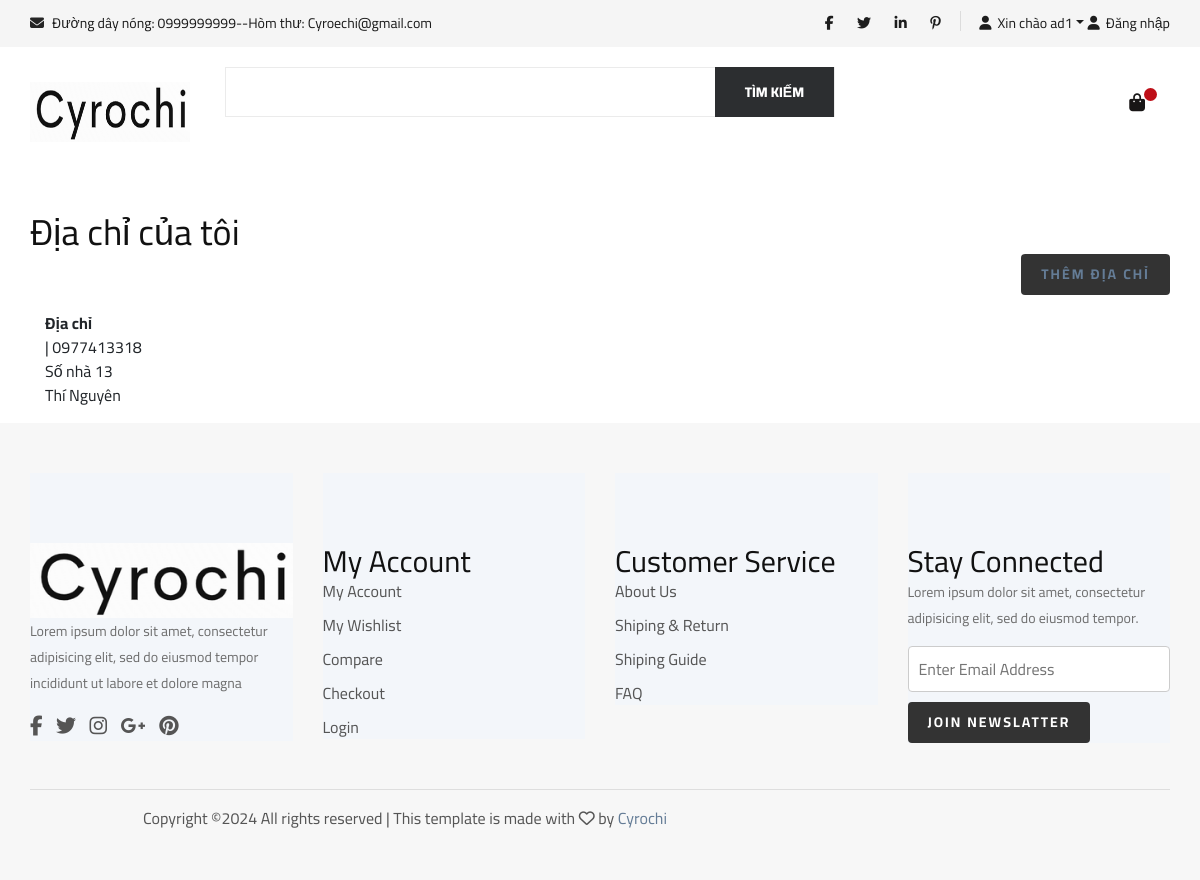
The app's page /information_address/ (signed in) with its own data.
### app/models.py (models this page shows, shortened)
class Adress(models.Model):
    customer = models.ForeignKey(User, on_delete=models.SET_NULL, null=True, blank=True)
    name_user = models.CharField(max_length=200, null=True)
    adress = models.CharField(max_length=200, null=True)
    city = models.CharField(max_length=200, null=True)
    mobile = models.CharField(max_length=200, null=True)
    district = models.CharField(max_length=200, null=True)
    commune = models.CharField(max_length=200, null=True)
    date_added = models.DateTimeField(auto_now_add=True)

### app/python/app/information_address.py (the view)
# urls.py: path('information_address/', views.information_address, name="information_address"),
def information_address(request):
    slide_hidden = "hidden"
    fixed_height = "20px"
    check_staff = request.user
    if check_staff.is_staff:
        print('admin')
        show_manage = 'show'
    else:
        print('not admin')
        show_manage = 'none'
    address_infor = Adress.objects.filter(customer=request.user)
    if request.user.is_authenticated:
        user = request.user
    form = AddressForm()
    context = {'address_infor': address_infor,
               'fixed_height': fixed_height,
               'slide_hidden': slide_hidden,
               'form': form,
               'show_manage': show_manage,
               }
    return render(request, 'app/information_address.html', context)

### app/models.py
class AddressForm(forms.ModelForm):
    class Meta:
        model = Adress
        fields = ['customer', 'name_user', 'adress', 'city', 'mobile', 'district', 'commune']
        widgets = {
            'customer': forms.TextInput(attrs={'class': 'form-control'}),
            'name_user': forms.TextInput(attrs={'class': 'form-control'}),
            'mobile': forms.TextInput(attrs={'class': 'form-control'}),
            'city': forms.TextInput(attrs={'class': 'form-control'}),
            'district': forms.TextInput(attrs={'class': 'form-control'}),
            'commune': forms.TextInput(attrs={'class': 'form-control'}),
            'adress': forms.TextInput(attrs={'class': 'form-control'}),
        }

### app/templates/app/information_address.html
{% extends 'app/base.html' %}
{% load static %}
{% block information %}
   <div class="container mt-4">
        <h2>Địa chỉ của tôi</h2>
        <div class="text-right mb-3">
           <button style="border: none;" class="primary-btn" data-toggle="modal" ><a href="{% url 'addCategory' %}">Thêm địa chỉ</a></button>
        </div>
  <section class="mt-3">
        <div class="container">
            <div class="row">
                {% for foo in address_infor %}
                    <div class="col-md-6">
                    <strong>Địa chỉ</strong>
                    <address>
                        {{ foo.customer.last_name }} {{ foo.customer.first_name }}  |  {{ foo.mobile}} <br>
                        {{ foo.adress }}<br>
                        {{ foo.city }} {{ foo.state }}<br>
                    </address>
                </div>
                {% endfor %}
            </div>
</div>
    </section>
</div>
{% endblock information %}

### app/templates/app/base.html (shortened to what this page needs)
{% load static %}
<!DOCTYPE html>
<html>
    <head>
        <link rel="stylesheet" href="https://cdnjs.cloudflare.com/ajax/libs/font-awesome/6.4.2/css/all.min.css">
        <link rel="stylesheet" href="{%static 'app/css/bootstrap.min.css' %}">
        <link rel="stylesheet" href="{%static 'app/css/font-awesome.min.css' %}">
        <link rel="stylesheet" href="{%static 'app/css/elegant-icons.css' %}">
        <link rel="stylesheet" href="{%static 'app/css/nice-select.css' %}">
        <link rel="stylesheet" href="{%static 'app/css/jquery-ui.min.css' %}">
        <link rel="stylesheet" href="{%static 'app/css/owl.carousel.min.css' %}">
        <link rel="stylesheet" href="{%static 'app/css/slicknav.min.css' %}">
        <link rel="stylesheet" href="{%static 'app/css/style.css' %}">
        <link rel="stylesheet" href="{%static 'app/sass/style.scss' %}">
    </head>
    <body>
    <header class="header">
        <div class="header__top">
            <div class="container">
                <div class="row">
                    <div class="col-lg-6 col-md-6">
                        <div class="header__top__left">
                            <ul>
                                <li><i class="fa fa-envelope"></i> Đường dây nóng: 0999999999--Hòm thư: Cyroechi@gmail.com</li>
                            </ul>
                        </div>
                    </div>
                    <div class="col-lg-6 col-md-6">
                        <div class="header__top__right">
                            <div class="header__top__right__social">
                                <a href="#"><i class="fa fa-facebook"></i></a>
                                <a href="#"><i class="fa fa-twitter"></i></a>
                                <a href="#"><i class="fa fa-linkedin"></i></a>
                                <a href="#"><i class="fa fa-pinterest-p"></i></a>
                            </div>
                            <div class="header__top__right__auth dropdown " style="display: {{ user_login }}">
                                <a class="dropdown-toggle" type="button" id="dropdownMenuButton" data-bs-toggle="dropdown" aria-haspopup="true"
                                aria-expanded="false"  href="{% url 'login' %} " ><i class="fa fa-user"></i>Xin chào {{request.user}}</a>
                            </div>
                            <div class="header__top__right__auth" style="display: {{ user_not_login }}">
                                <a href="{% url 'login' %} " ><i class="fa fa-user"></i>Đăng nhập</a>
                            </div>
                        </div>
                    </div>
                </div>
            </div>
        </div>
        <section style="padding-top: 20px;" class="hero hero-normal">
            <div class="container">
                <div class="row">
                    <div class="col-lg-2">
                        <div class="header__logo">
                            <a href="{% url 'home' %}"><img src="{% static 'app/images/logoo.png'%}" width="160" height="60" alt=""></a>
                        </div>
                    </div>
                    <div class="col-lg-9 " style="height: {{ fixed_height }}">
                        <div class="hero__search">
                            <div class="hero__search__form">
                                <form method="POST" action="{% url 'search' %}">
                                    <input type="text" placeholder="" name="searched"    >
                                    <button type="submit" class="site-btn">Tìm kiếm</button>
                                </form>
                            </div>
                        </div>
                    </div>
                    <div class="col-lg-1">
                        <div class="header__cart">
                            <ul>
                                <li><a href="{% url 'cart' %}"><i class="fa fa-shopping-bag"></i> <span>{{count}}</span></a></li>
                            </ul>
                        </div>
                    </div>
                </div>
            </div>
        </section>
    </header>
          {% block information %}{% endblock information %}
    <footer id="footer" class="section section-grey">
		<div class="container">
			<div class="row">
				<div class="col-md-3 col-sm-6 col-xs-6">
					<div class="footer">
						<div class="footer-logo">
							<a class="logo" href="#">
                                <a href="{% url 'home' %}"><img src="{% static 'app/images/logoo.png' %}" alt=""></a>
		          </a>
						</div>
						<p>Lorem ipsum dolor sit amet, consectetur adipisicing elit, sed do eiusmod tempor incididunt ut labore et dolore magna</p>
						<ul class="footer-social">
							<li><a href="#"><i class="fa fa-facebook"></i></a></li>
							<li><a href="#"><i class="fa fa-twitter"></i></a></li>
							<li><a href="#"><i class="fa fa-instagram"></i></a></li>
							<li><a href="#"><i class="fa fa-google-plus"></i></a></li>
							<li><a href="#"><i class="fa fa-pinterest"></i></a></li>
						</ul>
					</div>
				</div>
				<div class="col-md-3 col-sm-6 col-xs-6">
					<div class="footer">
						<h3 class="footer-header">My Account</h3>
						<ul class="list-links">
							<li><a href="#">My Account</a></li>
							<li><a href="#">My Wishlist</a></li>
							<li><a href="#">Compare</a></li>
							<li><a href="#">Checkout</a></li>
							<li><a href="#">Login</a></li>
						</ul>
					</div>
				</div>
				<div class="col-md-3 col-sm-6 col-xs-6">
					<div class="footer">
						<h3 class="footer-header">Customer Service</h3>
						<ul class="list-links">
							<li><a href="#">About Us</a></li>
							<li><a href="#">Shiping & Return</a></li>
							<li><a href="#">Shiping Guide</a></li>
							<li><a href="#">FAQ</a></li>
						</ul>
					</div>
				</div>
				<div class="col-md-3 col-sm-6 col-xs-6">
					<div class="footer">
						<h3 class="footer-header">Stay Connected</h3>
						<p>Lorem ipsum dolor sit amet, consectetur adipisicing elit, sed do eiusmod tempor.</p>
						<form>
							<div class="form-group">
								<input class="input" placeholder="Enter Email Address">
							</div>
							<button class="primary-btn">Join Newslatter</button>
						</form>
					</div>
				</div>
			</div>
			<hr>
			<div class="row">
				<div class="col-md-8 col-md-offset-2 text-center">
					<div class="footer-copyright">
						Copyright &copy;<script>document.write(new Date().getFullYear());</script> All rights reserved | This template is made with <i class="fa fa-heart-o" aria-hidden="true"></i> by <a href="" target="_blank">Cyrochi</a>
					</div>
				</div>
			</div>
		</div>
	</footer>
    </body>
</html>

### app/static/app/css/style.css (style rules this page uses)
html, body { height: 100%; font-family: "Cairo", sans-serif; -webkit-font-smoothing: antialiased; font-smoothing: antialiased; }
h1, h2, h3, h4, h5, h6 { margin: 0; color: #111111; font-weight: 400; font-family: "Cairo", sans-serif; }
h2 { font-size: 36px; }
h3 { font-size: 30px; }
p { font-size: 16px; font-family: "Cairo", sans-serif; color: #6f6f6f; font-weight: 400; line-height: 26px; margin: 0 0 15px 0; }
img { max-width: 100%; }
ul, ol { padding: 0; margin: 0; }
.primary-btn { display: inline-block; font-size: 14px; padding: 10px 28px 10px; color: #ffffff; text-transform: uppercase; font-weight: 700; background: #7998b6; letter-spacing: 2px; }
.site-btn { font-size: 14px; color: #ffffff; font-weight: 800; text-transform: uppercase; display: inline-block; padding: 13px 30px 12px; background: #2c2e30; border: none; }
.header__top { background: #f5f5f5; }
.header__top__left { padding: 10px 0 13px; }
.header__top__left ul li { font-size: 14px; color: #1c1c1c; display: inline-block; margin-right: 45px; position: relative; }
.header__top__left ul li:after { position: absolute; right: -25px; top: 1px; height: 20px; width: 1px; background: #000000; opacity: 0.1; content: ""; }
.header__top__left ul li:last-child { margin-right: 0; }
.header__top__left ul li:last-child:after { display: none; }
.header__top__left ul li i { color: #252525; margin-right: 5px; }
.header__top__right { text-align: right; padding: 10px 0 13px; }
.header__top__right__social { position: relative; display: inline-block; margin-right: 35px; }
.header__top__right__social:after { position: absolute; right: -20px; top: 1px; height: 20px; width: 1px; background: #000000; opacity: 0.1; content: ""; }
.header__top__right__social a { font-size: 14px; display: inline-block; color: #1c1c1c; margin-right: 20px; }
.header__top__right__social a:last-child { margin-right: 0; }
.header__top__right__auth { display: inline-block; }
.header__top__right__auth a { display: block; font-size: 14px; color: #1c1c1c; }
.header__top__right__auth a i { margin-right: 6px; }
.header__logo { padding: 15px 0; }
.header__logo a { display: inline-block; }
.header__cart { text-align: right; padding: 24px 0; }
.header__cart ul { display: inline-block; margin-right: 25px; }
.header__cart ul li { list-style: none; display: inline-block; margin-right: 15px; }
.header__cart ul li:last-child { margin-right: 0; }
.header__cart ul li a { position: relative; }
.header__cart ul li a i { font-size: 18px; color: #181616; }
.header__cart ul li a span { height: 13px; width: 13px; background: #be0f18; font-size: 10px; color: #ffffff; line-height: 13px; text-align: center; font-weight: 700; display: inline-block; border-radius: 50%; position: absolute; top: 0; right: -12px; }
.hero { padding-bottom: 50px; }
.hero.hero-normal { padding-bottom: 30px; }
.hero.hero-normal .hero__search { padding-bottom: 30px; margin-bottom: 0; }
.hero__search { padding-bottom: 30px; overflow: hidden; margin-bottom: 30px; }
.hero__search__form { width: 610px; height: 50px; border: 1px solid #ebebeb; position: relative; float: left; }
.hero__search__form form input { width: 70%; border: none; height: 48px; font-size: 16px; color: #b2b2b2; padding-left: 20px; }
.hero__search__form form input::placeholder { color: #b2b2b2; }
.hero__search__form form button { position: absolute; right: 0; top: -1px; height: 50px; }
.footer { background: #F3F6FA; padding-top: 70px; padding-bottom: 0; }
@media only screen and (min-width: 1200px) { .container { max-width: 1170px; } }

### app/templates/app/base.html (style rules this page uses)
#footer { background-color: #f7f7f7; padding: 50px 0; color: #555; }
.footer { margin-bottom: 30px; }
.footer-logo img { max-width: 100%; }
p { font-size: 14px; }
.footer-social { list-style: none; padding: 0; }
.footer-social li { display: inline-block; margin-right: 10px; }
.footer-social a { color: #555; font-size: 20px; }
.list-links { list-style: none; padding: 0; }
.list-links li { margin-bottom: 10px; }
.list-links a { color: #555; text-decoration: none; }
.form-group { margin-bottom: 10px; }
.input { width: 100%; padding: 10px; border: 1px solid #ccc; border-radius: 4px; }
.primary-btn { background-color: #333; color: #fff; border: none; padding: 10px 20px; border-radius: 4px; cursor: pointer; }

### records on screen
Adress: mobile "0977413318", adress "Số nhà 13", city "Thí Nguyên"

### other values on screen
{{ request.user }} "ad1"
